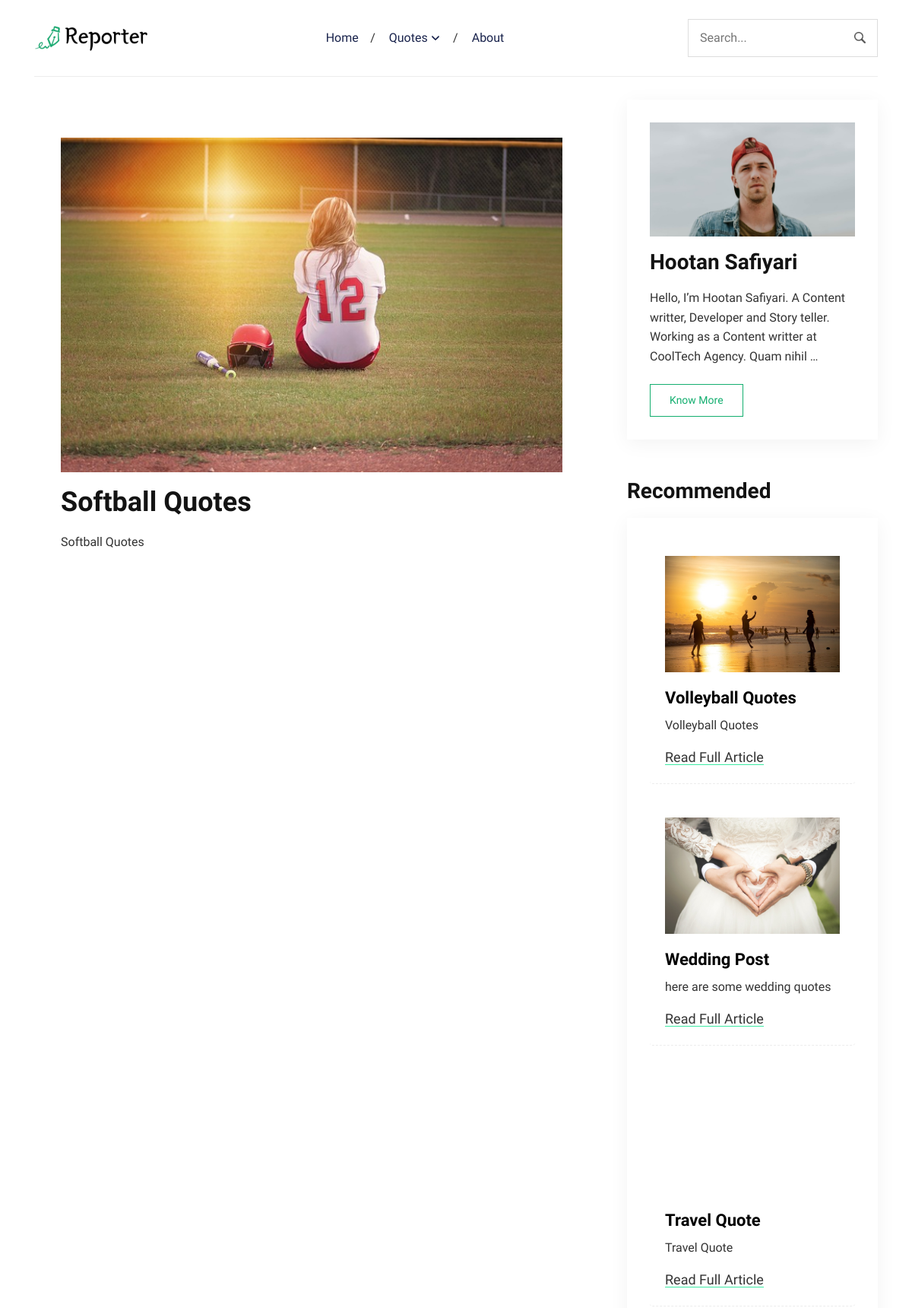
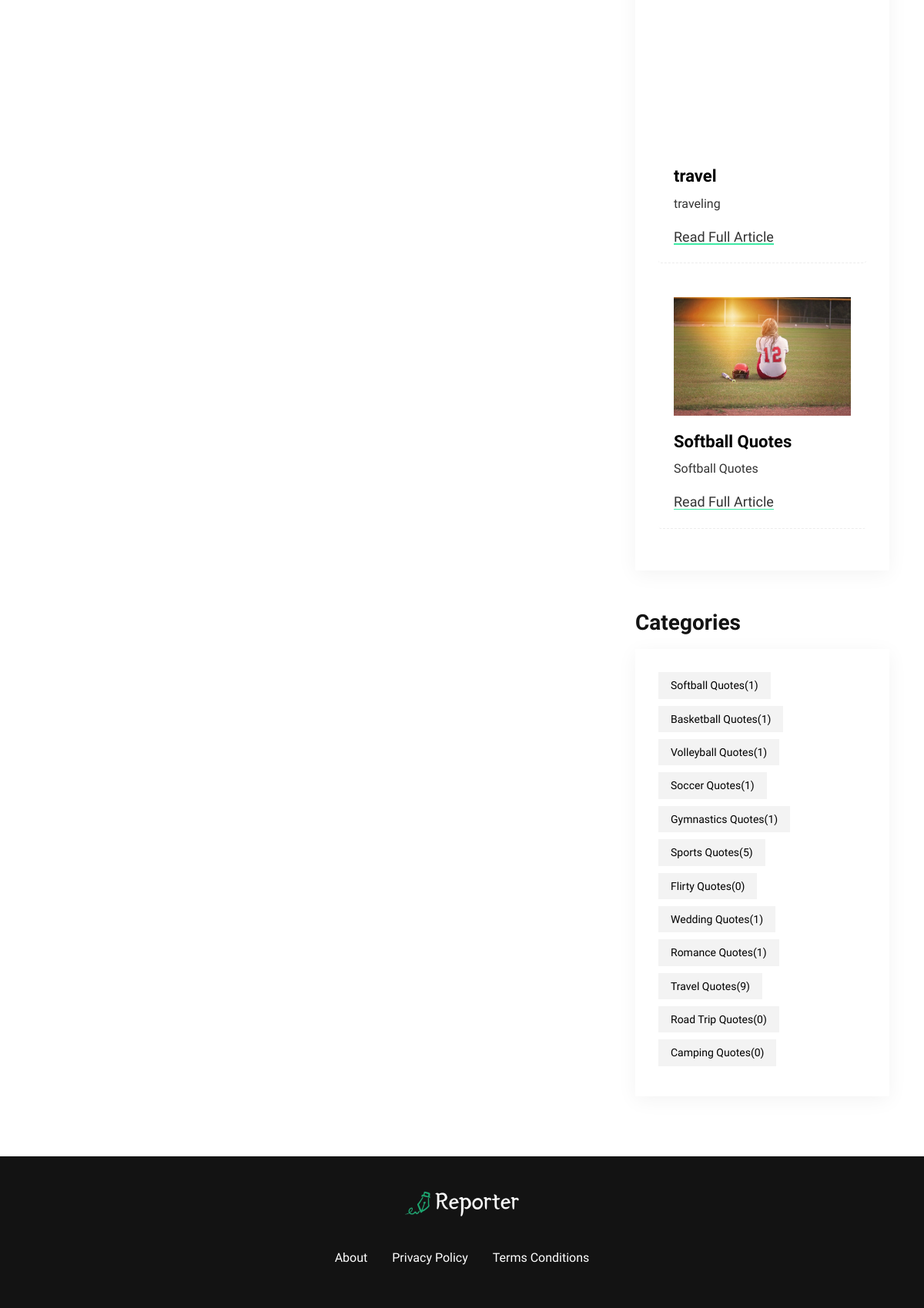
Screenshot of /quotepost/2/ with the database file from the repository (2 pictures, top to bottom).
### posts/models.py (models this page shows, shortened)
class BlogPost(models.Model):
    title = models.CharField(max_length=200)
    content = models.TextField()
    pub_date = models.DateTimeField(auto_now_add=True)
    categories = models.ManyToManyField(Category)
    image = models.ImageField(upload_to='blog_post_images/', blank=True, null=True)

class Category(models.Model):
    name = models.CharField(max_length=100)
    slug = models.SlugField(unique=True, blank=True)

### posts/views.py (the view)
# urls.py: path('quotepost/<int:post_id>/', views.quotepost, name='quotepost'),
def quotepost(request, post_id, category_slug=None):
    categories = Category.objects.all()
    if category_slug:
        category = get_object_or_404(Category, slug=category_slug)
        posts = BlogPost.objects.filter(categories=category)
    else:
        category = None
        posts = BlogPost.objects.all()
    posts = posts.order_by('pub_date')
    recommended_posts = random.sample(list(BlogPost.objects.all()), min(5, BlogPost.objects.count()))
    post = get_object_or_404(BlogPost, id=post_id)
    return render(request, "quotepost.html", {'post': post, 'categories': categories, 'category': category, 'posts': posts, 'recommended_posts': recommended_posts})

### posts/templates/quotepost.html (shortened to what this page needs)
<!DOCTYPE html>
{% load static %}
<html lang="en-us">
<head>
	<link rel="stylesheet" href="{% static "plugins/bootstrap/bootstrap.min.css" %}">
	<link rel="stylesheet" href="{% static "css/style.css" %}">
</head>
<body>
  <header class="navigation">
    <div class="container">
      <nav class="navbar navbar-expand-lg navbar-light px-0">
        <a class="navbar-brand order-1 py-0" href="/">
          <img loading="prelaod" decoding="async" class="img-fluid" src="{% static 'images/logo.png' %}" alt="Reporter Hugo">
        </a>
        <form action="#!" class="search order-lg-3 order-md-2 order-3 ml-auto">
          <input id="search-query" name="s" type="search" placeholder="Search..." autocomplete="off">
        </form>
        <div class="collapse navbar-collapse text-center order-lg-2 order-4" id="navigation">
          <ul class="navbar-nav mx-auto mt-3 mt-lg-0">
            <li class="nav-item"> <a class="nav-link" href="/">Home</a>
            </li>
            <li class="nav-item dropdown">
              <a class="nav-link dropdown-toggle" href="#" role="button"
                data-toggle="dropdown" aria-haspopup="true" aria-expanded="false">
                Quotes
              </a>
              <li class="nav-item"> <a class="nav-link" href="/about">About</a>
              </li>
            </li>
          </ul>
        </div>
      </nav>
    </div>
  </header>
<main>
  <section class="section">
    <div class="container">
      <div class="row">
        <div class="col-lg-8 mb-5 mb-lg-0">
          <main>
            <section class="section">
              <div class="container">
                <div class="row">
                  <div class="col-lg-12 mb-5 mb-lg-0">
                    <article>
                      <img loading="lazy" decoding="async" src="{{ post.image.url }}" alt="{{ post.title }}" class="w-100 bigger-image">
                      <h1 class="my-3">{{ post.title }}</h1>
                      <div class="content text-left">
                        {{ post.content | safe }}
                      </div>
                    </article>
                  </div>
                </div>
              </div>
            </section>
          </main>
				</div>
        <div class="col-lg-4">
          <div class="widget-blocks">
            <div class="row">
              <div class="col-lg-12">
                <div class="widget">
                  <div class="widget-body">
                    <a href="/about">
                    <img loading="lazy" decoding="async" src="{% static "images/author.jpg"%}" alt="About Me" class="w-100 author-thumb-sm d-block">
                    <h2 class="widget-title my-3">Hootan Safiyari</h2>
                    <p class="mb-3 pb-2">Hello, I’m Hootan Safiyari. A Content writter, Developer and Story teller. Working as a Content writter at CoolTech Agency. Quam nihil …</p> <a href="/about" class="btn btn-sm btn-outline-primary">Know
                      More</a>
                    <a/>
                  </div>
                </div>
              </div>
      <div class="col-lg-12 col-md-6">
        <div class="widget">
          <h2 class="section-title mb-3">Recommended</h2>
          <div class="widget-body">
            <div class="widget-list">
              {% for post in recommended_posts %}
                <article class="card mb-4">
                  <div class="card-image">
                    <a href="{% url 'quotepost' post_id=post.id %}">
                      <div class="post-info"></div>
                      <img loading="lazy" decoding="async" src="{{ post.image.url }}" alt="{{ post.title }}" class="w-100">
                    </a>
                  </div>
                  <div class="card-body px-0 pb-1">
                    <h3><a class="post-title post-title-sm" href="{% url 'quotepost' post_id=post.id %}">{{ post.title }}</a></h3>
                    <p class="card-text">{{ post.content }}</p>
                    <div class="content">
                      <a class="read-more-btn" href="{% url 'quotepost' post_id=post.id %}">Read Full Article</a>
                    </div>
                  </div>
                </article>
              {% endfor %}
            </div>
          </div>
        </div>
      </div>
      <div class="col-lg-12 col-md-6">
        <div class="widget">
          <h2 class="section-title mb-3">Categories</h2>
          <div class="widget-body">
            <ul class="widget-list">
                {% for category in categories %}
                <li><a href="{% url 'index_with_category' category.slug %}">{{ category.name }}<span class="ml-auto">({{ category.blogpost_set.count }})</span></a></li>
                {% endfor %}
            </ul>
        </div>
        </div>
      </div>
    </div>
  </div>
</div>
			</div>
		</div>
	</section>
</main>
<footer class="bg-dark mt-5">
  <div class="container section">
    <div class="row">
      <div class="col-lg-10 mx-auto text-center">
        <a class="d-inline-block mb-4 pb-2" href="index.html">
          <img loading="prelaod" decoding="async" class="img-fluid" src={% static "images/logo-white.png" %} alt="Reporter Hugo">
        </a>
        <ul class="p-0 d-flex navbar-footer mb-0 list-unstyled">
          <li class="nav-item my-0"> <a class="nav-link" href="/about">About</a></li>
          <li class="nav-item my-0"> <a class="nav-link" href="#">Privacy Policy</a></li>
          <li class="nav-item my-0"> <a class="nav-link" href="#">Terms Conditions</a></li>
        </ul>
      </div>
    </div>
  </div>
</footer>
</body>
</html>

### posts/templates/quotepost.html (style rules this page uses)
.bigger-image { width: 100%; max-width: 100%; height: auto; display: block; margin: 0 auto; }
article { padding: 20px; box-shadow: 0 0 10px rgba(0, 0, 0, 0.0); background-color: #fff; }

### rows the page displays
BlogPost: image (picture), title "Softball Quotes", content "Softball Quotes"
BlogPost: image (picture), title "Volleyball Quotes", content "Volleyball Quotes"
BlogPost: image (picture), title "Wedding Post", content "here are some wedding quotes"
BlogPost: image (picture), title "Travel Quote", content "Travel Quote"
BlogPost: image (picture), title "travel", content "traveling"
Category: name "Softball Quotes", blogpost_set.count "1"
Category: name "Basketball Quotes", blogpost_set.count "1"
Category: name "Volleyball Quotes", blogpost_set.count "1"
Category: name "Soccer Quotes", blogpost_set.count "1"
Category: name "Gymnastics Quotes", blogpost_set.count "1"
Category: name "Sports Quotes", blogpost_set.count "5"
Category: name "Flirty Quotes", blogpost_set.count "0"
Category: name "Wedding Quotes", blogpost_set.count "1"
Category: name "Romance Quotes", blogpost_set.count "1"
Category: name "Travel Quotes", blogpost_set.count "9"
Category: name "Road Trip Quotes", blogpost_set.count "0"
Category: name "Camping Quotes", blogpost_set.count "0"
